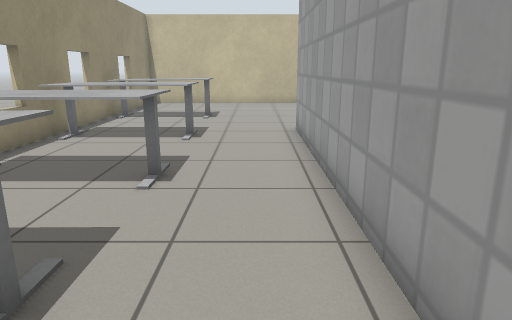
view 1 (above)

21 first-person views from a walk through a world built for the Gazebo simulator. The camera is 1 m above the floor, tilts 14° down and sees 70° across. The floor is counted in squares, 0.5 m on a side. Each view is taken from the middle of a square. On the plan, view 1 faces up. The plan holds only what a view shows up to about 19 squares ahead; the rest is blank. Gazebo's built-in surfaces are drawn with simple patterns.

view 2
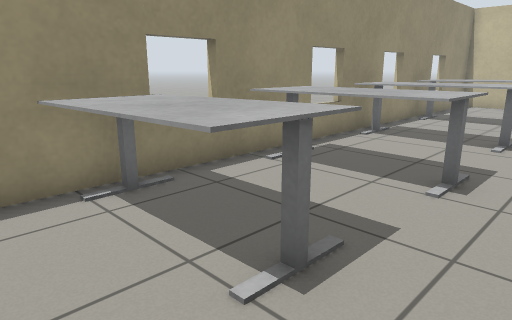

view 3
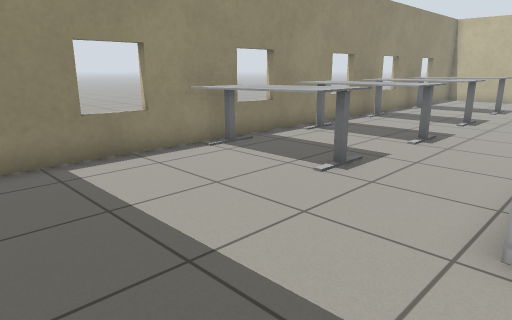

view 4
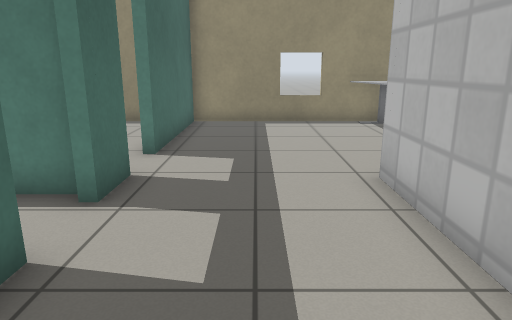

view 5
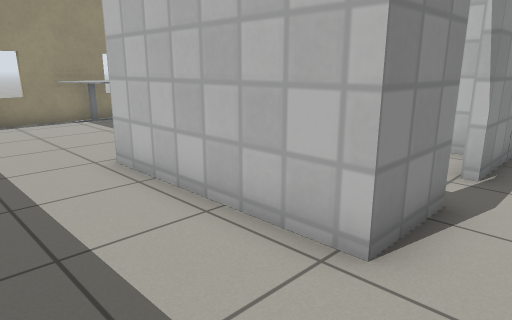

view 6
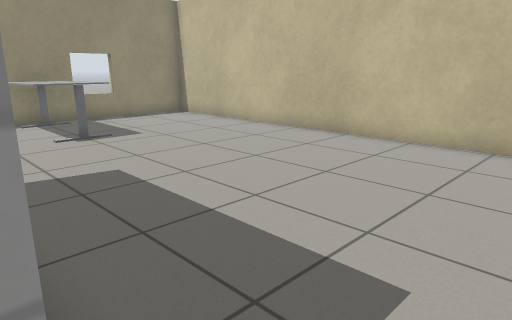

view 7
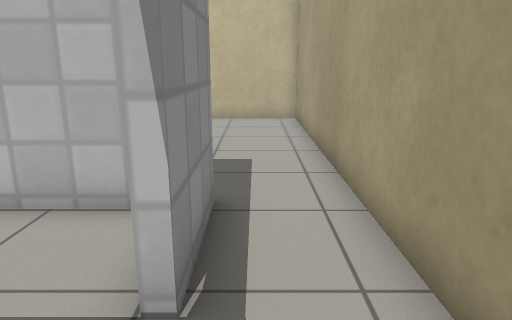

view 8
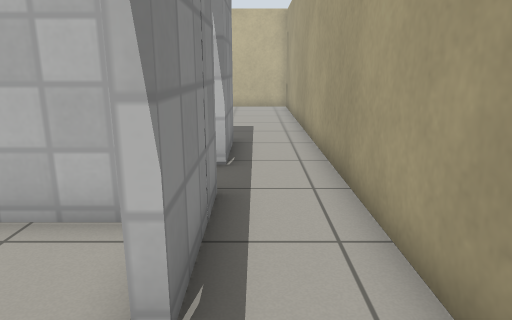

view 9
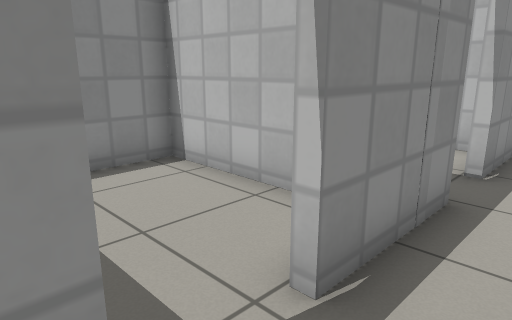

view 10
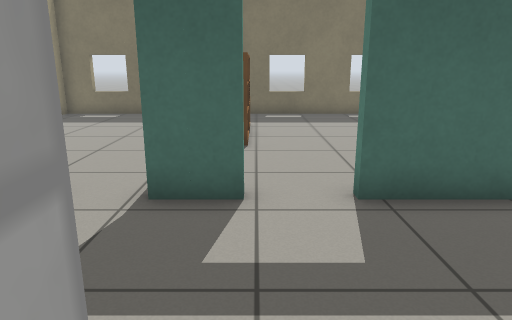

view 11
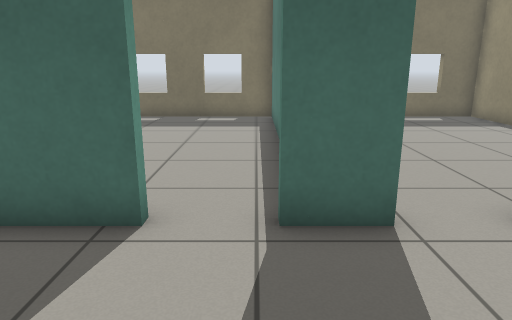

view 12
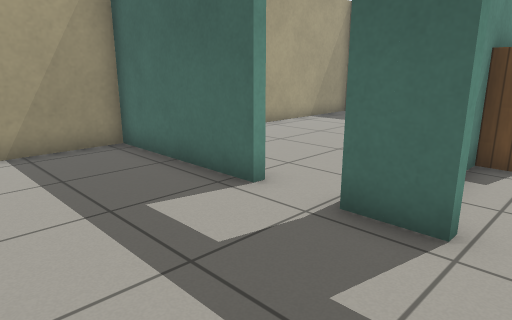

view 13
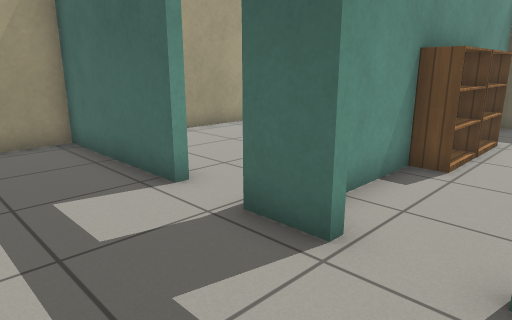

view 14
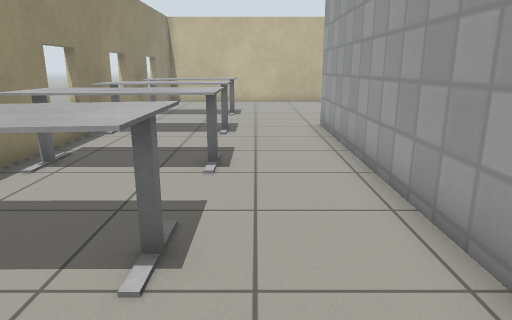

view 15
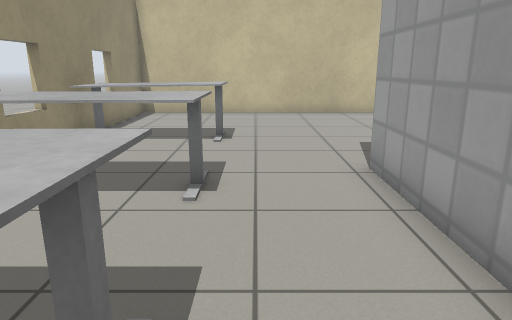

view 16
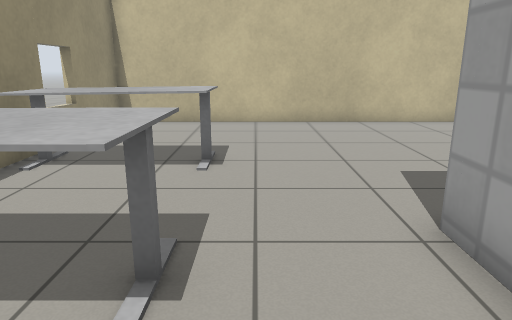

view 17
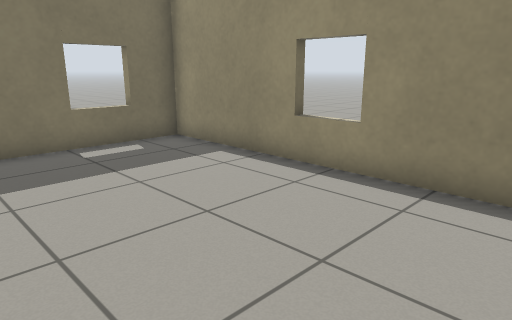

view 18
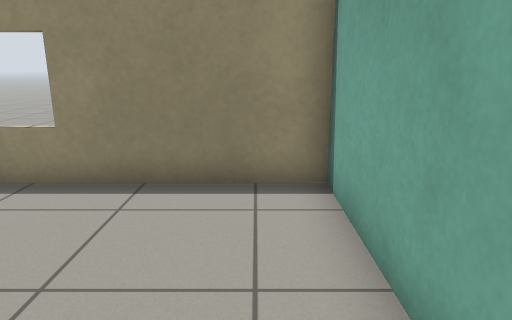

view 19
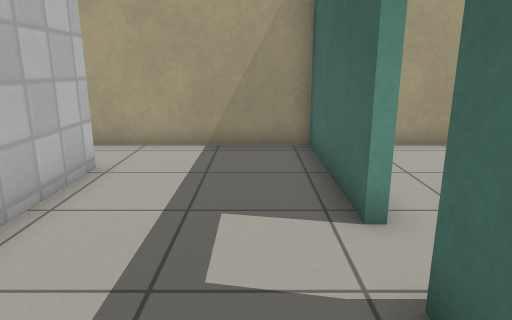

view 20
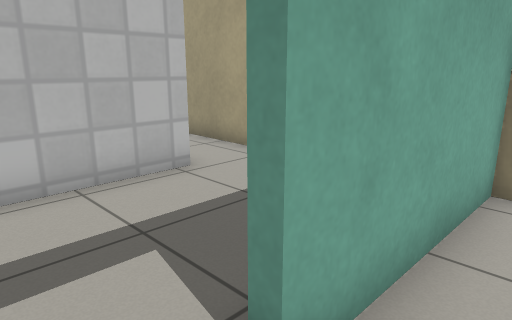

view 21
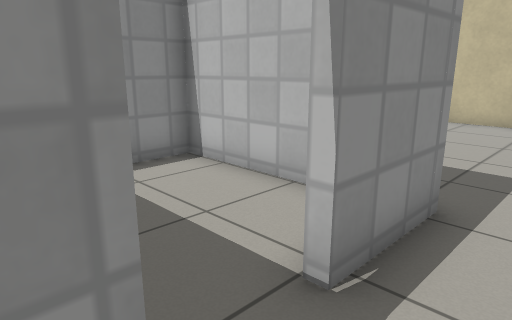

### Floor plan
Ten units are one square. View 1 is at (0, 0); x grows to the right and y downward. Boxes are objects, and circles mark ways between rooms. Rooms are numbered by the first view taken in them; rooms with no view inside come last. Other rooms are left out.
<svg viewBox="-70 -226 172 389">
<path fill="none" stroke="#000" d="M74 -79 74 -44M74 -124 74 -95M-63 -143 -63 -36M74 -26 74 -3 14 -3 14 -124M-63 -13 -63 44 -5 44M11 44 27 44M44 44 96 44 96 -221 -63 -221 -63 -166M20 85 20 61M-15 47 -63 47 -63 158 20 158 20 114M23 114 23 158 96 158 96 66M23 49 23 60M97 47 44 47M65 -66 17 -66 17 -46M65 -120 17 -120 17 -105"/>
<rect x="-65" y="-35" width="50" height="20" fill="#bbb"><title>desk</title></rect>
<rect x="-65" y="-125" width="50" height="30" fill="#bbb"><title>desk</title></rect>
<rect x="-65" y="-175" width="50" height="30" fill="#bbb"><title>desk</title></rect>
<rect x="-55" y="-75" width="40" height="20" fill="#bbb"><title>desk</title></rect>
<rect x="5" y="105" width="20" height="20" fill="#bbb"><title>bookshelf</title></rect>
<rect x="5" y="85" width="20" height="20" fill="#bbb"><title>bookshelf</title></rect>
<circle cx="3" cy="47" r="3" fill="#2a7"/>
<circle cx="35" cy="45" r="3" fill="#2a7"/>
<circle cx="70" cy="-35" r="3" fill="#2a7"/>
<circle cx="70" cy="-85" r="3" fill="#2a7"/>
<text x="10" y="-90">1</text>
<text x="-30" y="100">2</text>
<text x="60" y="100">3</text>
<text x="40" y="-40">4</text>
<text x="40" y="-100">5</text>
</svg>
Room 1 opens to room 2. Room 1 opens to room 3. Room 1 opens to room 4. Room 1 opens to room 5.

Where each view was taken, in squares from view 1:
view 1: 0 up, 0 right, facing up
view 2: 0 up, 0 right, facing up-left
view 3: 4 down, 2 right, facing up-left
view 4: 2 down, 8 right, facing left
view 5: 3 down, 9 right, facing up-left
view 6: 12 up, 9 right, facing up-left
view 7: 7 up, 8 right, facing up
view 8: 2 up, 8 right, facing up
view 9: 2 up, 9 right, facing up-left
view 10: 1 up, 1 right, facing down
view 11: 0 up, 3 right, facing down
view 12: 0 up, 0 right, facing down-right
view 13: 1 down, 1 left, facing down-right
view 14: 1 down, 1 left, facing up
view 15: 5 up, 1 left, facing up
view 16: 8 up, 1 left, facing up
view 17: 6 down, 0 right, facing down-left
view 18: 6 down, 0 right, facing left
view 19: 3 down, 0 right, facing right
view 20: 6 down, 3 right, facing up-right
view 21: 7 up, 9 right, facing up-left
